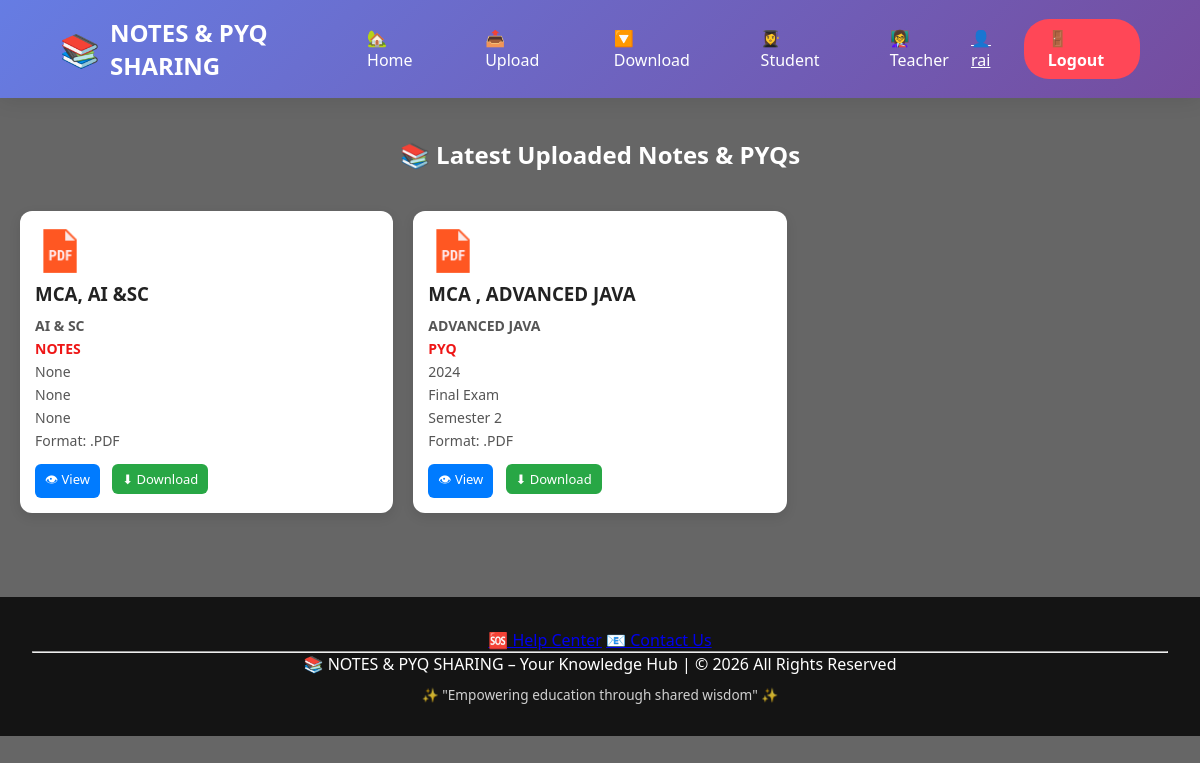
Screenshot of /teacher/ (signed in) with the database file from the repository.
### mynotes/models.py (models this page shows, shortened)
class Resource(models.Model):
    def upload_path(self, filename):
        if self.teacher_student == "student":
            return f'student/{filename}'
        else:
            return f'teacher/{filename}'
    file = models.FileField(upload_to=upload_path)
    user = models.ForeignKey(User, on_delete=models.CASCADE)
    title = models.CharField(max_length=200)
    subject = models.CharField(max_length=200)
    description = models.TextField()
    category = models.CharField(max_length=100)
    teacher_student = models.CharField(max_length=10)
    exam_year = models.CharField(max_length=10, null=True, blank=True)
    semester = models.CharField(max_length=10, null=True, blank=True)
    exam_type = models.CharField(max_length=50, null=True, blank=True)

### mynotes/views.py (the view)
# urls.py: path('teacher/', views.teacher, name='teacher'),
def teacher(request):
    resources = Resource.objects.filter(teacher_student="teacher")
    return render(request, 'teacher.html', {
        'resources': resources
    })

### mynotes/templates/teacher.html (shortened to what this page needs)
<!DOCTYPE html>
<html lang="en">
<head>
</head>
<body>
    <nav class="navbar">
        <div class="logo">
            <span>📚</span>
            <h2>NOTES & PYQ SHARING</h2>
        </div>
        <div class="nav-links" id="navLinks">
        <a href="{% url 'home' %}">🏡Home</a>
        <a href="{% url 'button' %}">📤 Upload</a>
        <a href="{% url 'notespage' %}">🔽 Download</a>
        <a href="{% url 'student' %}"> 👩‍🎓Student</a>
        <a href="{% url 'teacher' %}"> 👩‍🏫Teacher</a>
        </div>
    <div class="auth-buttons">
    {% if user.is_authenticated %}
        <div class="user-menu">
            <a href="{% url 'profile' %}" class="user-name">
                👤 {{ user.username }}
            </a>
            <a href="{% url 'logout' %}" class="btn-logout">🚪 Logout</a>
        </div>
    </div>
        {% else %}
            <a href="{% url 'login' %}" class="btn-nav btn-login">🔑 Login</a>
            <a href="{% url 'signup' %}" class="btn-nav btn-signup">📝 Signup</a>
        {% endif %}
    </nav>
<div style="margin-top:40px;">
    <h2 style="text-align:center; color:white; margin-bottom:20px;">
    📚 Latest Uploaded Notes & PYQs
</h2>
<div class="notes-grid">
    {% load static %}
{% for r in resources %}
  <div class="background-card">
    {% with r.file.name|lower as file_name %}
        {% if ".pdf" in file_name %}
            <img src="{% static 'icons/pdf.png' %}" width="50">
        {% elif ".doc" in file_name or ".docx" in file_name %}
            <img src="{% static 'icons/word.png' %}" width="50">
        {% elif ".ppt" in file_name or ".pptx" in file_name %}
            <img src="{% static 'icons/ppt.png' %}" width="50">
        {% elif ".xls" in file_name or ".xlsx" in file_name %}
            <img src="{% static 'icons/excel.png' %}" width="50">
        {% else %}
            <img src="{% static 'icons/file.png' %}" width="50">
        {% endif %}
    {% endwith %}
    <h3 style="font-weight: bold;">{{ r.subject }}</h3>
        <p style="font-weight: bold;">{{ r.title }}</p>
    <p style="color: #ee1616; font-weight: bold;">{{ r.category|upper }}</p>
    <p>{{ r.exam_year }}</p>
    <p>{{ r.exam_type }}</p>
    <p>{{ r.semester }}</p>
    <p>Format: {{ r.file.name|slice:"-4:"|upper }}</p>
     {% if user.is_authenticated %}
            <a href="https://docs.google.com/gview?url={{ n.file.url }}&embedded=true" target="_blank">👁 View</a>
            <a href="{{ r.file.url }}" download>⬇ Download</a>
        {% else %}
            <a href="https://docs.google.com/gview?url={{ n.file.url }}&embedded=true" target="_blank">👁 View</a>
            <a href="{% url 'login' %}?next={{ r.file.url }}">⬇ Download</a>
        {% endif %}
    </div>
{% empty %}
   <p style="color:white;">No Uploaded 😔</p>
{% endfor %}
    </div>
</div>
    <footer>
        <div class="footer-links">
            <a href="{% url 'help' %}">🆘 Help Center</a>
            <a href="{% url 'contact' %}">📧 Contact Us</a>
        </div>
        <hr>
        <p>📚 NOTES & PYQ SHARING – Your Knowledge Hub | © 2026 All Rights Reserved</p>
        <p style="margin-top: 0.6rem; font-size: 0.85rem; opacity: 0.8;">✨ "Empowering education through shared wisdom" ✨</p>
    </footer>
</body>
</html>

### mynotes/templates/teacher.html (style rules this page uses)
* { margin: 0; padding: 0; box-sizing: border-box; }
body { font-family: 'Segoe UI', Tahoma, Geneva, Verdana, sans-serif; background: linear-gradient(rgba(0, 0, 0, 0.6), rgba(0, 0, 0, 0.6)), url('https://images.unsplash.com/photo-1507842217343-583bb7270b66?ixlib=rb-1.2.1&auto=format&fit=crop&w=1350&q=80'); background-size: cover; background-position: center; background-attachment: fixed; min-height: 100vh; }
.navbar { background: linear-gradient(135deg, rgba(102, 126, 234, 0.95) 0%, rgba(118, 75, 162, 0.95) 100%); backdrop-filter: blur(10px); padding: 1rem 5%; display: flex; justify-content: space-between; align-items: center; box-shadow: 0 2px 20px rgba(0,0,0,0.1); position: sticky; top: 0; z-index: 1000; animation: slideDown 0.5s ease; }
.logo { display: flex; align-items: center; gap: 10px; }
.logo h2 { color: white; font-size: 1.5rem; font-weight: bold; }
.logo span { font-size: 2rem; }
.nav-links { display: flex; gap: 2rem; align-items: center; }
.nav-links a { color: white; text-decoration: none; font-size: 1rem; font-weight: 500; transition: all 0.3s ease; padding: 0.5rem 1rem; border-radius: 8px; display: flex; align-items: center; gap: 8px; }
.auth-buttons { display: flex; gap: 1rem; }
.user-menu { display: flex; align-items: center; gap: 1rem; }
.user-name { color: white; font-weight: 500; display: flex; align-items: center; gap: 8px; }
.btn-logout { background: #ff4757; color: white; padding: 0.5rem 1.5rem; border-radius: 25px; text-decoration: none; font-weight: 600; transition: all 0.3s ease; display: flex; align-items: center; gap: 8px; }
.notes-grid { display: grid; grid-template-columns: repeat(3, 1fr); gap: 20px; padding: 20px; }
.background-card { background: #ffffff; padding: 15px; border-radius: 12px; box-shadow: 0 4px 12px rgba(0,0,0,0.1); transition: 0.3s; }
.background-card h3 { margin-bottom: 10px; color: #222; }
.background-card p { margin: 4px 0; color: #555; font-size: 14px; }
.background-card a { display: inline-block; margin-top: 10px; margin-right: 8px; padding: 6px 10px; border-radius: 6px; text-decoration: none; font-size: 13px; }
.background-card a:first-of-type { background-color: #007bff; color: white; }
.background-card a:last-of-type { background-color: #28a745; color: white; }
footer { background: rgba(0,0,0,0.8); color: white; text-align: center; padding: 2rem; margin-top: 4rem; }

### rows the page displays
Resource: subject "MCA, AI &SC", title "AI & SC", category "NOTES", exam_year "None", exam_type "None", semester "None", file.name ".PDF"
Resource: subject "MCA , ADVANCED JAVA", title "ADVANCED JAVA", category "PYQ", exam_year "2024", exam_type "Final Exam", semester "Semester 2", file.name ".PDF"

### other values shown
{{ user.username }} "rai"
